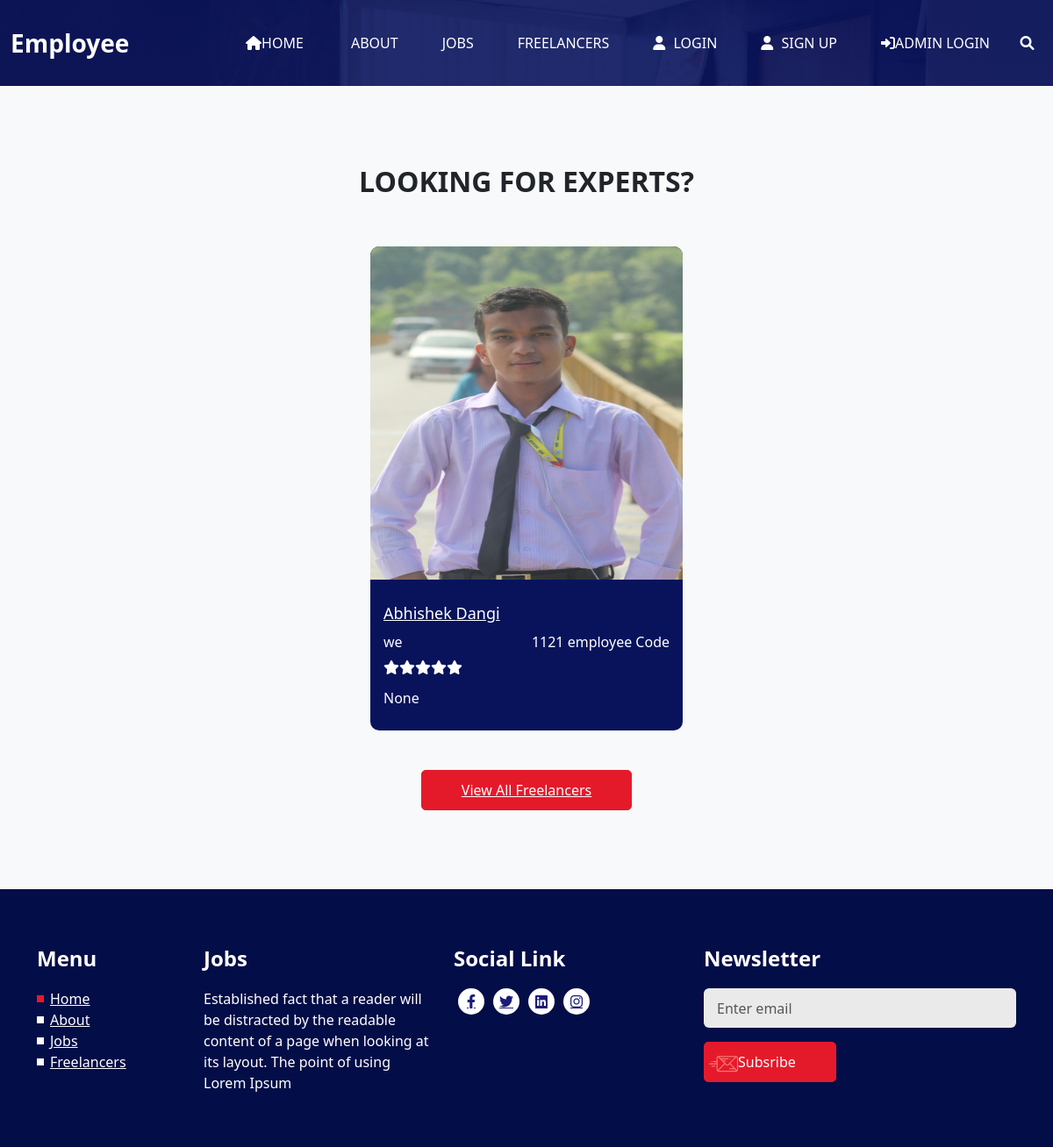
The app's page /freelancer/, older data.
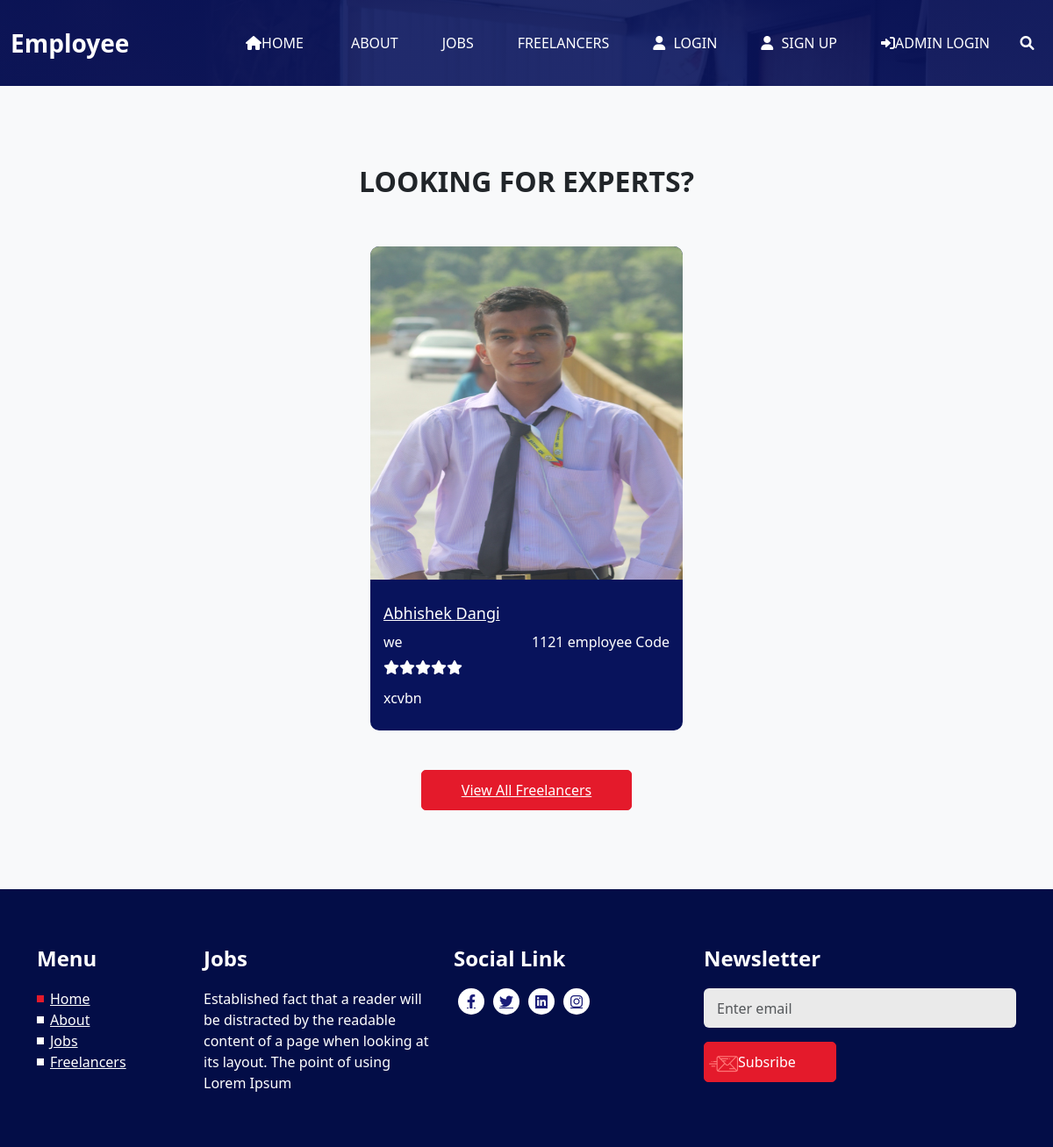
The same page, newer data.
### employee_app/models.py (models this page shows, shortened)
class EmployeeDetail(models.Model):
    GENDER_CHOICES = (
        ('M', 'Male'),
        ('F', 'Female'),
        ('O', 'Other'),
    )
    user = models.ForeignKey(User, on_delete=models.CASCADE)
    feature_image = models.ImageField(upload_to="EMP_images/%Y/%m/%d", blank=False)
    empcode = models.IntegerField(null=True)
    empdept = models.CharField(max_length=50, null=True)
    designation = models.CharField(max_length=100, null=True)
    contact = models.IntegerField(null=True)
    gender = models.CharField(max_length=1, choices=GENDER_CHOICES)
    join_date = models.DateField(null=True)

### web_app/views.py (the view)
# urls.py: path("freelancer/", FreelancerView.as_view(), name="freelancer"),
class FreelancerView(ListView):
    model = EmployeeDetail
    template_name = "jobs/freelancer.html"
    queryset = EmployeeDetail.objects.filter(
    ).order_by("-join_date")
    def get_context_data(self, **kwargs):
        context = super().get_context_data(**kwargs)
        context["freelancer_posts"] = EmployeeDetail.objects.filter(
        ).order_by("-join_date")[:3]
        return context

### templates/jobs/freelancer.html (shortened to what this page needs)
{% extends 'base.html' %}
{% load static %}
{% block content %}
{% include 'header.html' %}
<section class="expert_section layout_padding bg-light">
  <div class="container">
    <div class="heading_container heading_center">
      <h2>
        LOOKING FOR EXPERTS?
      </h2>
    </div>
    <div class="row">
      {% for freelancer_post in freelancer_posts %}
      <div class="col-md-6 col-lg-4 mx-auto">
        <div class="box">
          <div class="img-box">
            <img src="{{freelancer_post.feature_image.url}}" alt="{{freelancer_post.title}}" height="380px">
          </div>
          <div class="detail-box">
            <a href="{% url 'freelancer' %}">
              {{freelancer_post.user.first_name}} {{freelancer_post.user.last_name}}
            </a>
            <h6 class="expert_position">
              <span>
                {{freelancer_post.empdept}}
              </span>
              <span>
                {{freelancer_post.empcode}} employee Code
              </span>
            </h6>
            <span class="expert_rating">
              <i class="fa fa-star" aria-hidden="true"></i>
              <i class="fa fa-star" aria-hidden="true"></i>
              <i class="fa fa-star" aria-hidden="true"></i>
              <i class="fa fa-star" aria-hidden="true"></i>
              <i class="fa fa-star" aria-hidden="true"></i>
            </span>
            <p>
              {{freelancer_post.designation}}
            </p>
          </div>
        </div>
      </div>
      {% endfor %}
    </div>
    <div class="btn-box">
      <a href="">
        View All Freelancers
      </a>
    </div>
  </div>
</section>
{% include 'home/info_section.html' %}
{% endblock content %}

Row changes from the older to the newer data that the page shows:
changed EmployeeDetail "we": designation "None" → "xcvbn"
